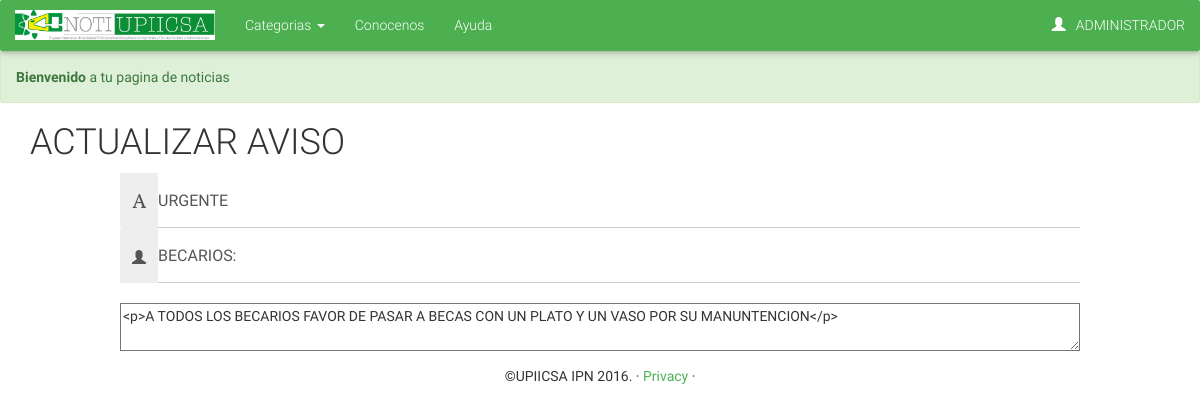
/editoraviso.php?aviso=16 (signed in), run on the app's committed database.
### tables this page shows
CREATE TABLE IF NOT EXISTS `AVISO` (
  `ID_AVISO` int(11) NOT NULL AUTO_INCREMENT,
  `CATEGORIA` text NOT NULL,
  `AV_TITULO` text NOT NULL,
  `AV_CONTENIDO` text NOT NULL,
  PRIMARY KEY (`ID_AVISO`)
);

### editoraviso.php (the view, shortened to what this page needs)
<html>
<?php include("header.php"); ?>
<body>
<?php
  include('navbar.php');
  $row="";
  if(isset($_GET['aviso'])){
  include('db.php');
  $sql="SELECT * FROM AVISO WHERE ID_AVISO='{$_GET['aviso']}'";
  $data=$con->query($sql);
  if($data!=null&& $data->num_rows>0)
  {
    $row = $data->fetch_array(MYSQLI_ASSOC);
  }
  else {
    header("Location: index.php");
    die();
  }
}
?>
    <div class="container">
      <div class="header-title">
        <h1><?php if(isset($row['ID_AVISO'])){ echo "ACTUALIZAR AVISO"; }else{echo "AGREGAR AVISO";} ?></h1>
      </div>
    </div>
    <form action="<?php if(isset($row['ID_AVISO'])){ echo "updateaviso.php"; }else{echo "addaviso.php";} ?>" method="post" id="editor" class="form-group">
      <div class="input-group">
        <span class="input-group-addon"><i class="glyphicon glyphicon-font"></i></span>
        <input type="text" class="form-control" name="categoria" placeholder="Ingrese un Categoria" required value="<?php if(isset($row['CATEGORIA'])){ echo $row['CATEGORIA']; } ?>">
      </div>
      <div class="input-group">
        <span class="input-group-addon"><i class="glyphicon glyphicon-user"></i></span>
        <input type="text" class="form-control" name="titulo" placeholder="Ingrese un Titulo" required value="<?php if(isset($row['AV_TITULO'])){ echo $row['AV_TITULO']; } ?>">
            </div>
        <br>
        <textarea name="contenido" id="editor-area" rows="15"><?php if(isset($row['AV_CONTENIDO'])){ echo stripslashes($row['AV_CONTENIDO']); } ?></textarea>
      <br>
    </form>
    <footer Align=center name="foot">
      <p>©UPIICSA IPN 2016. · <a href="#">Privacy</a> · </p>
    </footer>
</body>
</html>

### data on the page
aviso: categoria "URGENTE", titulo "BECARIOS:", contenido "<p>A TODOS LOS BECARIOS FAVOR DE PASAR A BECAS CON UN PLATO Y UN VASO POR SU MANUNTENCION</p>"

### other printed values
$_SESSION['name'] "ADMINISTRADOR"
